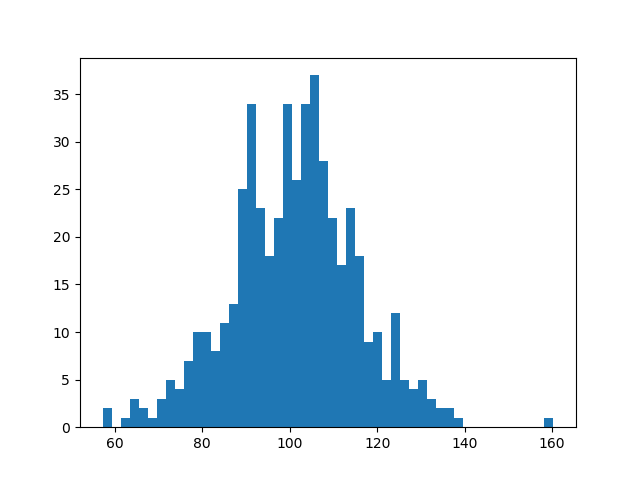

The Python source for this figure:
import numpy as np

import matplotlib.pyplot as plt

np.random.seed()
######seed()函数，用一套特殊的算法，生成一系列随机数
##不给参数的话，seed（）函数以系统时间为参数生成随机数，这样每次生成的随机数则不同
#如果给定seed（）一个相同的参数，则每次生成的随机数是一样的


#生成数据
mean = 100
sigma = 15
rand = np.random.randn(500)#每次运行的值都不一样####
x = mean + sigma*rand#randn()函数，参数为几个，则生成几个数
#randn（3，4）则会生成array



#设定直方分布图参数
bins_num = 50#五十个条条
fig, ax = plt.subplots()#画板在此
n, bins, pathes = ax.hist(x, bins_num)#normed越大，柱子越窄
plt.savefig("hist")
plt.show()#画出来的图每次也不一样

